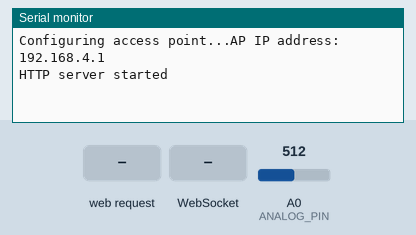
Bench run of a sketch on a simulated ESP8266 (NodeMCU). On the bench: the last lines printed to the serial monitor. The test bench sets the inputs (shaded band); at power-on: A0 (ANALOG_PIN) = 512. Storage starts empty.

Above: at 2.2 s.
2.3 s: HTTP request GET / received
At 2.9 s:
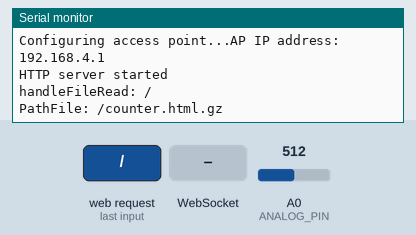
3.8 s: WebSocket text "esp8266" received
At 5.0 s:
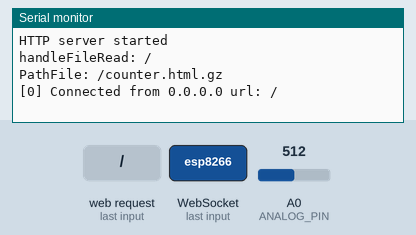
5.3 s: WebSocket text "#" received
At 5.8 s:
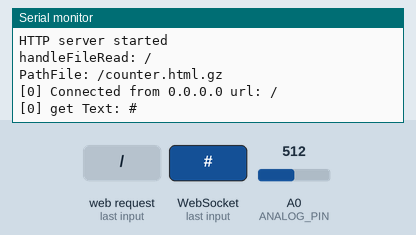

The sketch:

webSocketTest.ino
```cpp
/* Create a WiFi access point and provide a web server on it so show temperature. */

#include <ESP8266WiFi.h>
#include <ESP8266WebServer.h>
#include <FS.h>
#include <WebSocketsServer.h>

/* Set these to your desired credentials. */

const char WiFiAPPSK[] = "mySensor123";

//Digital PINS are for Thingboard not NodeMCU...AD0 is the same for both boards
const int LED_PIN = 0; // Thing's onboard, green LED
const int ANALOG_PIN = 17; // The only analog pin on the Thing
const int DIGITAL_PIN = 12; // Digital pin to be read..was 12

//used to convert temperatureF to an integer
int pressure_int;

uint8_t remote_ip;
uint8_t socketNumber;

String x = "";

#define USE_SERIAL Serial
#define DBG_OUTPUT_PORT Serial

ESP8266WebServer server(80);

// Create a Websocket server
WebSocketsServer webSocket(81);

// state machine states
unsigned int state;
#define SEQUENCE_IDLE 0x00
#define GET_SAMPLE 0x10
#define GET_SAMPLE__WAITING 0x12


void analogSample(void)
{
if (state == SEQUENCE_IDLE)
{
return;
}
else if (state == GET_SAMPLE)
{
state = GET_SAMPLE__WAITING;
return;
}
else if (state == GET_SAMPLE__WAITING)
{
int ADCreading = analogRead(ANALOG_PIN);
byte ledStatus = LOW;

//Scale to voltage
float voltage = ADCreading * 3.2;

//Steinhart–Hart voltage to temp conversion
float Temp = log(((10240000/ADCreading) - 10000));
Temp = 1 / (0.001129148 + (0.000234125 + (0.0000000876741 * Temp * Temp ))* Temp );
float temperatureC = Temp - 273.15; // Convert Kelvin to Celsius
float temperatureF = (temperatureC * 9.0)/ 5.0 + 32.0; // Celsius to Fahrenheit - comment out this line if you need Celsius
float temperature = round(temperatureF*10)/10;

//Remove the comment below to enable reading from the AD0 on your board
pressure_int = (int) temperature;

//SIMULATION
//Comment the line below to disable the simulation
//pressure_int = pressure_int + 1;

String temp_str = String(pressure_int);
webSocket.sendTXT(socketNumber, "wpMeter,Arduino," + temp_str + ",1");
//Serial.println("Temp sent!! ");
//Delay sending next sample so that the web server can respond
delay(50);
//Remove the comment below to switch the off the continous sampling
//state = SEQUENCE_IDLE;
return;
//}
}
}

/* Just a little test message. Go to http://192.168.4.1 in a web browser
* connected to this access point to see it.
*/

void handleRoot() {
server.send(200, "text/html", "<h1>You are connected</h1>");
}

void webSocketEvent(uint8_t num, WStype_t type, uint8_t * payload, size_t lenght) {

switch(type) {
case WStype_DISCONNECTED:
//Reset the control for sending samples of ADC to idle to allow for web server to respond.
USE_SERIAL.printf("[%u] Disconnected!\n", num);
state = SEQUENCE_IDLE;
break;
case WStype_CONNECTED:
{
//Display client IP info that is connected in Serial monitor and set control to enable samples to be sent every two seconds (see analogsample() function)
IPAddress ip = webSocket.remoteIP(num);
USE_SERIAL.printf("[%u] Connected from %d.%d.%d.%d url: %s\n", num, ip[0], ip[1], ip[2], ip[3], payload);
socketNumber = num;
state = GET_SAMPLE;
}
break;

case WStype_TEXT:
if (payload[0] == '#')
{
Serial.printf("[%u] get Text: %s\n", num, payload);
}
break;

case WStype_ERROR:
USE_SERIAL.printf("Error [%u] , %s\n",num, payload);
}
}

String getContentType(String filename){
if(server.hasArg("download")) return "application/octet-stream";
else if(filename.endsWith(".htm")) return "text/html";
else if(filename.endsWith(".html")) return "text/html";
else if(filename.endsWith(".css")) return "text/css";
else if(filename.endsWith(".js")) return "application/javascript";
else if(filename.endsWith(".png")) return "image/png";
else if(filename.endsWith(".gif")) return "image/gif";
else if(filename.endsWith(".jpg")) return "image/jpeg";
else if(filename.endsWith(".ico")) return "image/x-icon";
else if(filename.endsWith(".xml")) return "text/xml";
else if(filename.endsWith(".pdf")) return "application/x-pdf";
else if(filename.endsWith(".zip")) return "application/x-zip";
else if(filename.endsWith(".gz")) return "application/x-gzip";
else if(filename.endsWith(".svg")) return "image/svg+xml";
return "text/plain";
}

bool handleFileRead(String path){
DBG_OUTPUT_PORT.println("handleFileRead: " + path);
if(path.endsWith("/"))
{
path += "counter.html";
state = SEQUENCE_IDLE;
}
String contentType = getContentType(path);
String pathWithGz = path + ".gz";
DBG_OUTPUT_PORT.println("PathFile: " + pathWithGz);
if(SPIFFS.exists(pathWithGz) || SPIFFS.exists(path)){
if(SPIFFS.exists(pathWithGz))
path += ".gz";
File file = SPIFFS.open(path, "r");
size_t sent = server.streamFile(file, contentType);
file.close();
return true;
}
return false;
}

void setupWiFi()
{
WiFi.mode(WIFI_AP);

String AP_NameString = "mySensor";

char AP_NameChar[AP_NameString.length() + 1];
memset(AP_NameChar, 0, AP_NameString.length() + 1);

for (int i=0; i<AP_NameString.length(); i++)
AP_NameChar[i] = AP_NameString.charAt(i);

WiFi.softAP(AP_NameChar, WiFiAPPSK);
}

void setup() {
delay(1000);
Serial.begin(115200);
SPIFFS.begin();
Serial.println();
Serial.print("Configuring access point...");
/* You can remove the password parameter if you want the AP to be open. */
setupWiFi();
IPAddress myIP = WiFi.softAPIP();
Serial.print("AP IP address: ");
Serial.println(myIP);

server.on("/", HTTP_GET, [](){
handleFileRead("/");
});

//Handle when user requests a file that does not exist
server.onNotFound([](){
if(!handleFileRead(server.uri()))
server.send(404, "text/plain", "FileNotFound");
});

// start webSocket server
webSocket.begin();
webSocket.onEvent(webSocketEvent);

server.begin();
Serial.println("HTTP server started");


//+++++++ MDNS will not work when WiFi is in AP mode but I am leave this code in place incase this changes++++++
//if (!MDNS.begin("esp8266")) {
// Serial.println("Error setting up MDNS responder!");
// while(1) {
// delay(1000);
// }
// }
// Serial.println("mDNS responder started");

// Add service to MDNS
// MDNS.addService("http", "tcp", 80);
// MDNS.addService("ws", "tcp", 81);
}

void loop() {
webSocket.loop();
analogSample();
server.handleClient();
}
```

Measured:
- after the input at 2.3 s, the serial monitor: prints a new line at once (image 1)
- after the input at 3.8 s, the serial monitor: prints a new line at once (image 2)
- after the input at 5.3 s, the serial monitor: prints a new line at once (image 3)
